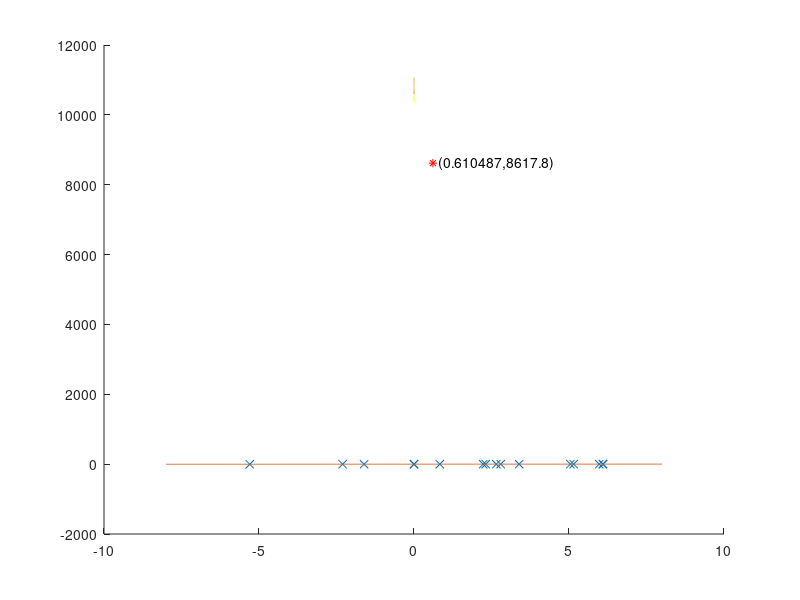

Recreate this plot in MATLAB.
function []=LL()
% 初始数据
N=25;
T=500;
t0=[0.005 0.1 0.2 1.0 1.0 2.3 9.3 10.1 14.2 16.4 29.7 155.2 172.6 393.1 442.8 445.0];
[m,n]=size(t0);

% 最小二乘法求参数
Ft=1/25*[1:1:16];
a=log(t0);
b=log(log(1./(1-Ft)));


x2=sum(a.^2);
x1=sum(a);
x1y1=sum(a.*b);
y1=sum(b);

k=(n*x1y1-x1*y1)/(n*x2-x1*x1);
j=(y1-k*x1)/n;

disp(k);
disp(j);

hold on;
x=[-8:0.01:8];
plot(a,b,'x');
plot(x,k*x+j);

t=[0:0.000001:2];
F=1-exp(-t.^k./exp(-j));
F25=1-exp(-(t+25).^k./exp(-j));

r=F*N;
rr=F25*N-r;
cost=50*t*N+350*r+1200*rr;
mix_where=find(cost==min(cost));

disp(mix_where);
disp(min(cost));
hold on;
plot(t,cost);
plot(mix_where*0.000001,min(cost),'r*');
text(mix_where*0.000001,min(cost),'  (0.610487,8617.8)');